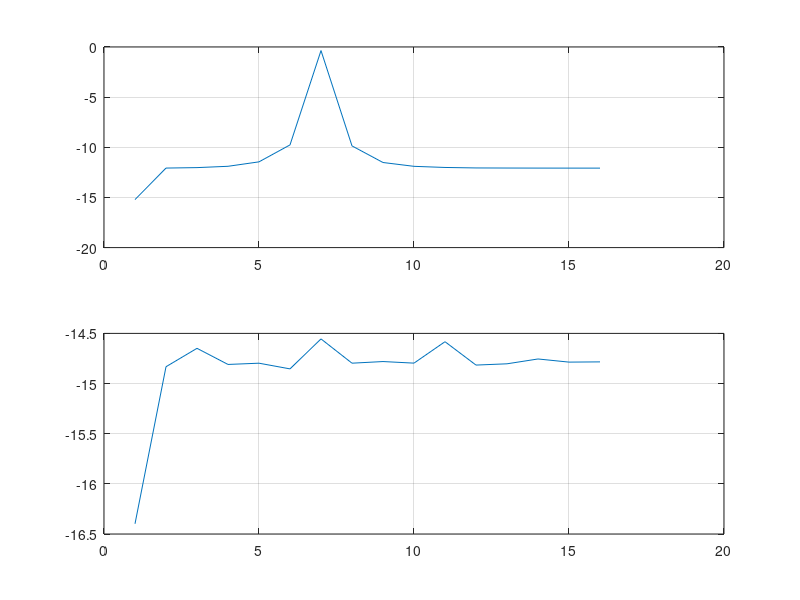
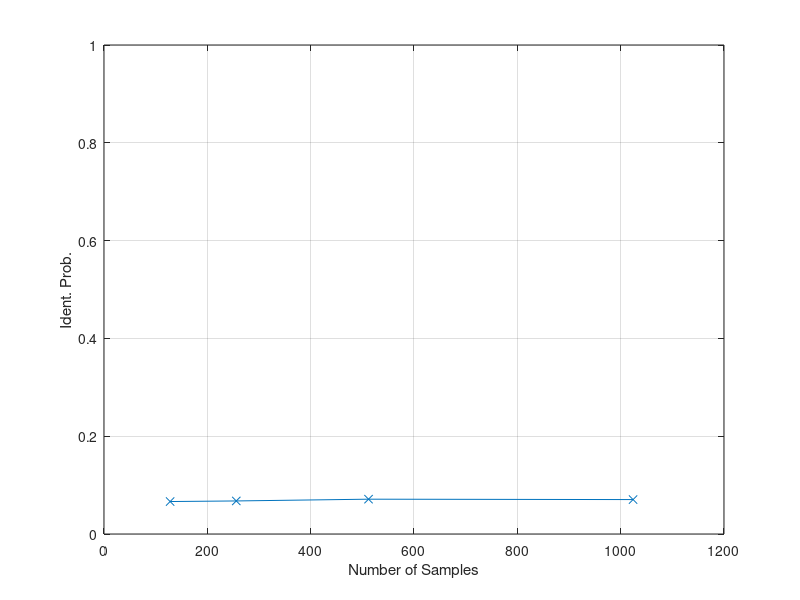

Recreate these plots in MATLAB, in order. (Note: this script raises an error after producing the figures.)
%  12/01/2015
%  test multi-resolution idea
%  Pseudo-spectrum is used. 
%  force R(0) to be zero to improve identification prob.
%  avoid using abs() to cancel out imagine part of bins
%  

clear;clc;clf;close all

blk_num = 31;
M = 1e2;
N = 32;
SampleNumberAve = 32;

stat_num = 2e2;
P = M*N;
L = N*stat_num;

sig_pow_dB = [-30,0,-30];
sig_pow = 10.^(sig_pow_dB/10);
rand('seed',1);
for ii = 1:blk_num
    sig_r(:,ii) = kron(randi(2,M*stat_num,1)*2-3,ones(N,1));
    sig_i(:,ii) = kron(randi(2,M*stat_num,1)*2-3,ones(N,1));
    sig(:,ii) = (sig_r(:,ii)+1j*sig_i(:,ii))/sqrt(2);
%     upsam = SampleNumberAve;
%     symbols = fix(L*2/upsam);
%     
%     clearvars data temp_data
%     hmod = modem.qammod('M', 4, 'InputType', 'integer');
%     hdesign  = fdesign.pulseshaping(upsam,'Square Root Raised Cosine');
%     hpulse = design(hdesign);
%     data = randi(4,symbols,1)-1;
%     data = modulate(hmod, data);
%     data = upsample(data,upsam);
%     temp_data = conv(data,hpulse.Numerator);
%     sig(:,ii) = temp_data./sqrt(sum(temp_data.*conj(temp_data))/length(temp_data));

end
freq_mask1 = transpose(exp(1j*6*2*pi*(1:L*M)/N));
sig(:,2) = sig(:,2).*freq_mask1;

freq_mask2 = transpose(exp(1j*2*2*pi*(1:L*M)/N));
sig(:,3) = sig(:,3).*freq_mask2;
%% a simple test with 3 interferers.
%  First two are in the same band but different subband, the third is in
%  another band

Nn = 4*N;
L = N;
runtimes = 5e3;
%sig_conv = zeros(runtimes,L);
bins_bands = zeros(runtimes,L/2,2);
for runindex = 1:runtimes
    phi = exp(1j*2*pi*rand(1,3));
    %phi = ones(1,3);
    sig_sum = zeros(P,1);
    CAL = randi(2,P,3)*2-3;
    sig_cache = zeros(P,3);
    start_point = randi(P*M,1,3);
    for ii=1:3
        sig_cache(:,ii) = sig(start_point(ii):start_point(ii)+P-1,ii);
        if ii ~= 3
            y(:,ii) = 2*real(sig_cache(:,ii).*phi(ii)).*CAL(:,1)*sqrt(sig_pow(ii));
        else
            y(:,ii) = 2*real(sig_cache(:,ii).*phi(ii)).*CAL(:,2)*sqrt(sig_pow(ii));
        end
        sig_sum = sum(y,2);
    end
%     
    for ii=1:2
        sig_sum_corr = sig_sum.*CAL(:,ii);
%         sig_conv(runindex,1)=0;
%         for ll=2:L
%             sig_conv(runindex,ll) = sum(sig_sum_corr(1:Nn).*(sig_sum_corr((1:Nn)+ll-1)))/Nn;
%         end
%         bins_bands_uncom = fft(sig_conv(runindex,:))/L;
        sig_conv(1)=0;
        for ll=2:L
            sig_conv(ll) = sum(sig_sum_corr(1:Nn).*(sig_sum_corr((1:Nn)+ll-1)))/Nn;
        end
        bins_bands_uncom = fft(sig_conv)/L;
        
        bins_bands(runindex,:,ii) = ([bins_bands_uncom(1),bins_bands_uncom(2:L/2)+fliplr(bins_bands_uncom(L/2+2:L))]);
        %bins_bands(runindex,:,ii) = ([bins_bands_uncom(1),2*bins_bands_uncom(2:L/2)]);
    end
    
    % watch for interference of sig1 to signal 3
%     y_corr = y(:,3).*CAL(:,2);
%     y_conv(1) = 0;
%     for ll=2:L
%         y_conv(ll) = sum(y_corr(1:Nn).*(y_corr((1:Nn)+ll-1)))/Nn;
%     end
% %     figure
% %     plot(y_conv)
%     y_bins_bands_uncom = fft(y_conv)/L;
%     y_bins_bands(runindex,:,1) = abs([y_bins_bands_uncom(1),y_bins_bands_uncom(2:L/2)+fliplr(y_bins_bands_uncom(L/2+2:L))]);
%     %[bestscore(runindex),bestbin(runindex)] = max(bins_bands(runindex,:,2));

end

%%
ave_num_pool = [1,2,4,8];
pd = zeros(1,length(ave_num_pool));
for ave_index = 1:length(ave_num_pool)
    clearvars bestscore bestbin
    ave_num = ave_num_pool(ave_index);
    if ave_num == 1
        for ii=1:runtimes
            [bestscore(ii),bestbin(ii)] = max(abs(bins_bands(ii,:,2)));
        end
    else
        for ii = 1:runtimes/ave_num
            [bestscore(ii),bestbin(ii)] = max(mean(bins_bands((ii-1)*ave_num+1:ii*ave_num,:,2)));
        end
    end

    pd(ave_index) = sum(bestbin ==3)/(runtimes/ave_num);
end
figure(2)
plot(ave_num_pool*Nn,pd,'x-');
hold on
grid on
xlabel('Number of Samples')
ylabel('Ident. Prob.')
ylim([0,1])

%% figure
figure(1)
for ii=1:2
    temp = squeeze(bins_bands(:,:,ii));
    ydata = mean(abs(temp),1);
    subplot(2,1,ii)
    plot(10*log10(ydata));
    grid on
end

% figure
figure(3)

temp = squeeze(y_bins_bands(:,:,1));
ydata = mean(abs(temp),1);
plot(10*log10(ydata));
grid on
